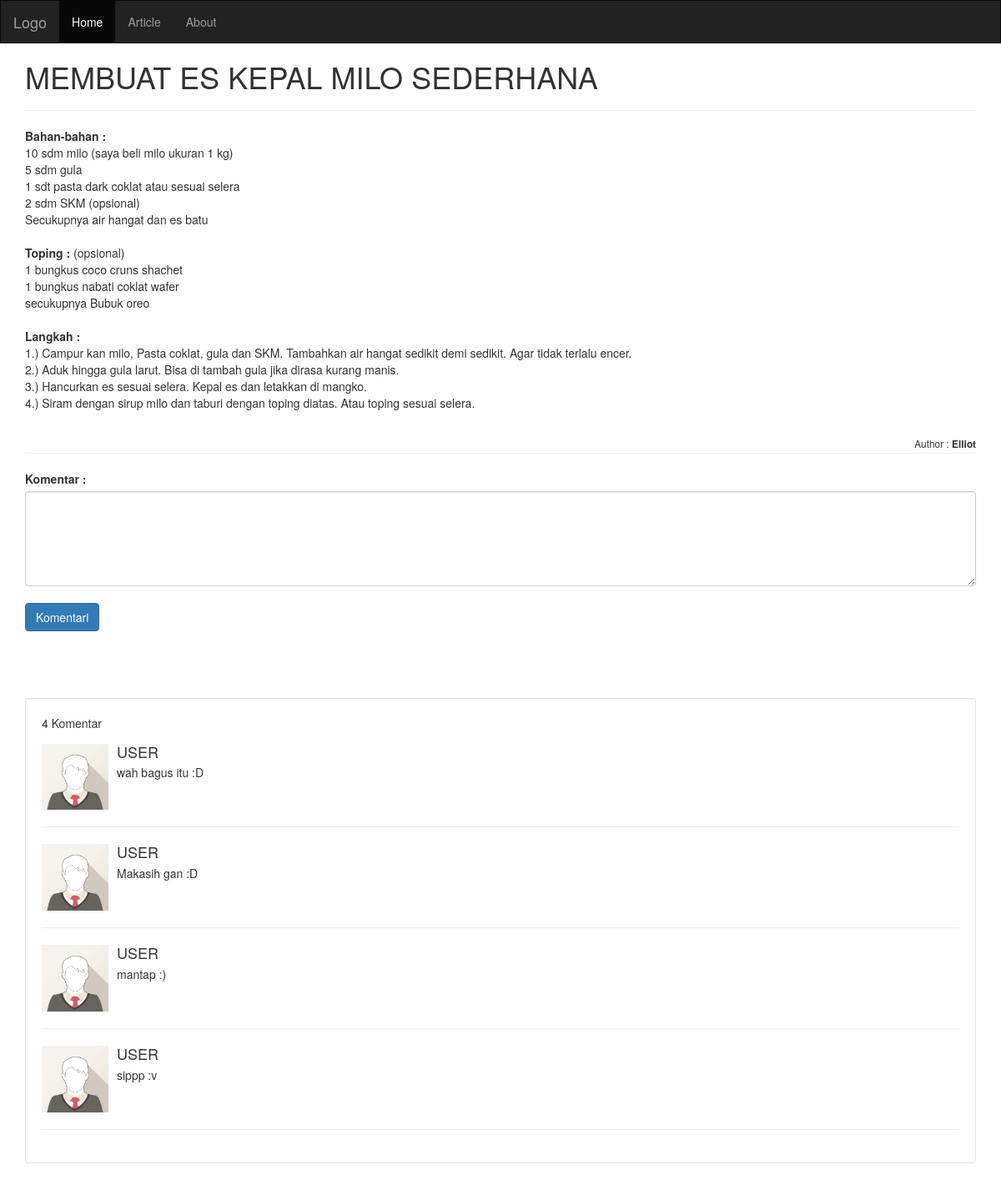
Page /7/index.php?id_post=3 on the committed database.
### tables this page shows
CREATE TABLE `posts` (
  `id_posts` int(11) NOT NULL,
  `title` varchar(255) NOT NULL,
  `content` text NOT NULL,
  `createdBy` int(11) NOT NULL
);

CREATE TABLE `users` (
  `id_user` int(11) NOT NULL,
  `username` varchar(32) NOT NULL
);

CREATE TABLE `comments` (
  `id_comments` int(11) NOT NULL,
  `comment` text NOT NULL,
  `postId` int(11) NOT NULL
);

### 7/index.php (the view, shortened to what this page needs)
<?php
$host 	= "localhost";
$user 	= "root";
$pass 	= "";
$db 	= "blogs";
$conn	= mysqli_connect($host,$user,$pass,$db);
?>
<!DOCTYPE html>
<html lang="en">
<head>
<link rel="stylesheet" type="text/css" href="css/bootstrap.min.css">
</head>
<body>
	<nav class="navbar navbar-inverse">
	  <div class="container-fluid">
	    <div class="navbar-header">
	      <a class="navbar-brand" href="#">Logo</a>
	    </div>
	    <div class="collapse navbar-collapse" id="myNavbar">
	      <ul class="nav navbar-nav">
	        <li class="active"><a href="index.php">Home</a></li>
	        <li><a href="#">Article</a></li>
	        <li><a href="#">About</a></li>
	      </ul>
	    </div>
	  </div>
	</nav>
	<div class="container">
	<?php
		if(isset($_GET['id_post'])) {
			$sql = "SELECT `posts`.`id_posts`, `posts`.`title`, `posts`.`content`, `posts`.`createdBy`, `users`.`id_user`, `users`.`username` FROM `posts` LEFT JOIN `users` ON `posts`.`createdBy`=`users`.`id_user` WHERE `id_posts`='".$_GET['id_post']."' ";
			$run = mysqli_query($conn, $sql);
			if (mysqli_num_rows($run) > 0) {
				    ?>
				    <div class="row content">
				<?php while($row = mysqli_fetch_assoc($run)) {
				       ?>
					    <div class="col-sm-12 text-left">
					      <h1><?php echo strtoupper($row['title']); ?></h1><hr>
					      <p><?php echo $row['content']; ?></p>
					      <br>
							<small style="float:right">Author : <b><?php echo $row['username']; ?></b></small>
					      <hr>
					    </div>
				<?php } ?>
				<br><br><br>
				    <div class="col-sm-12 text-left">
				    	<div class="form-group">
						  <form method="POST">
							  <label for="comment">Komentar :</label>
							  <textarea class="form-control" name="komentar" rows="5" id="comment"></textarea>
							  <br>
							  <input type="submit" name="komentari" value="Komentari" class="btn btn-primary">
						  </form>
						  <br><br><br><br>
						  <div class="well" style="background: #ffffff">
							  	<?php
							  		$sql1 = "SELECT count('postId') as 'tot' FROM `comments` WHERE `postId`=".$_GET['id_post']."";
								    $run1 = mysqli_query($conn, $sql1);
								    $row1 = mysqli_fetch_assoc($run1);
								    if ($run1) {
								    	echo $row1['tot']." Komentar<br>";
								    }else{
								    	echo "0 Komentar<br>";
								    }
					  			?>
							  	<div class="media">
								    <?php
								    $sql0 = "SELECT * FROM `comments` WHERE `postId`='".$_GET['id_post']."' ";
								    $run0 = mysqli_query($conn, $sql0);
								    if (mysqli_num_rows($run0) > 0) {
								    	while($row0 = mysqli_fetch_assoc($run0)){
								    	?>
								    		<div class="media-left media-top">
										      <img src="img/avatar.png" class="media-object" style="width:80px">
										    </div>
										    <div class="media-body">
										      <h4 class="media-heading">USER</h4>
										      <p><?php echo $row0['comment']; ?></p>
										    </div>
										    <hr>
								    	<?php
								    	}
								    }else{
								    	echo "Belum ada komentar.";
								    }
								    ?>
							  </div>
							 </div>
						</div>
				    </div>
				  </div>
			<?php
			} else {
			    echo "<h1>404 Not Found!! </h1>";
			}
		}
	?>
		</div>
</body>
</html>

### 7/index.php (style rules this page uses)
.navbar { margin-bottom: 0; border-radius: 0; }
.row.content { height: 450px }

### rows in the picture
posts: title "MEMBUAT ES KEPAL MILO SEDERHANA", content "Bahan-bahan : 10 sdm milo (saya beli milo ukuran 1 kg) 5 sdm gula 1 sdt pasta dark coklat atau sesuai selera 2 sdm SKM (opsional) Secukupnya air hangat dan es batu Toping : (opsional) 1 bungkus coco cruns shachet 1 bungkus nabati coklat wafer secukupnya Bubuk oreo Langkah : 1.) Campur kan milo, Pasta coklat, gula dan SKM. Tambahkan air hangat sedikit demi sedikit. Agar tidak terlalu encer. 2.) Aduk hingga gula larut. Bisa di tambah gula jika dirasa kurang manis. 3.) Hancurkan es sesuai selera. Kepal es dan letakkan di mangko. 4.) Siram dengan sirup milo dan taburi dengan toping diatas. Atau toping sesuai selera.", users.username "Elliot"
comments: comment "wah bagus itu :D"
comments: comment "Makasih gan :D"
comments: comment "mantap :)"
comments: comment "sippp :v"

### other values in the picture
$row1['tot'] "4"
